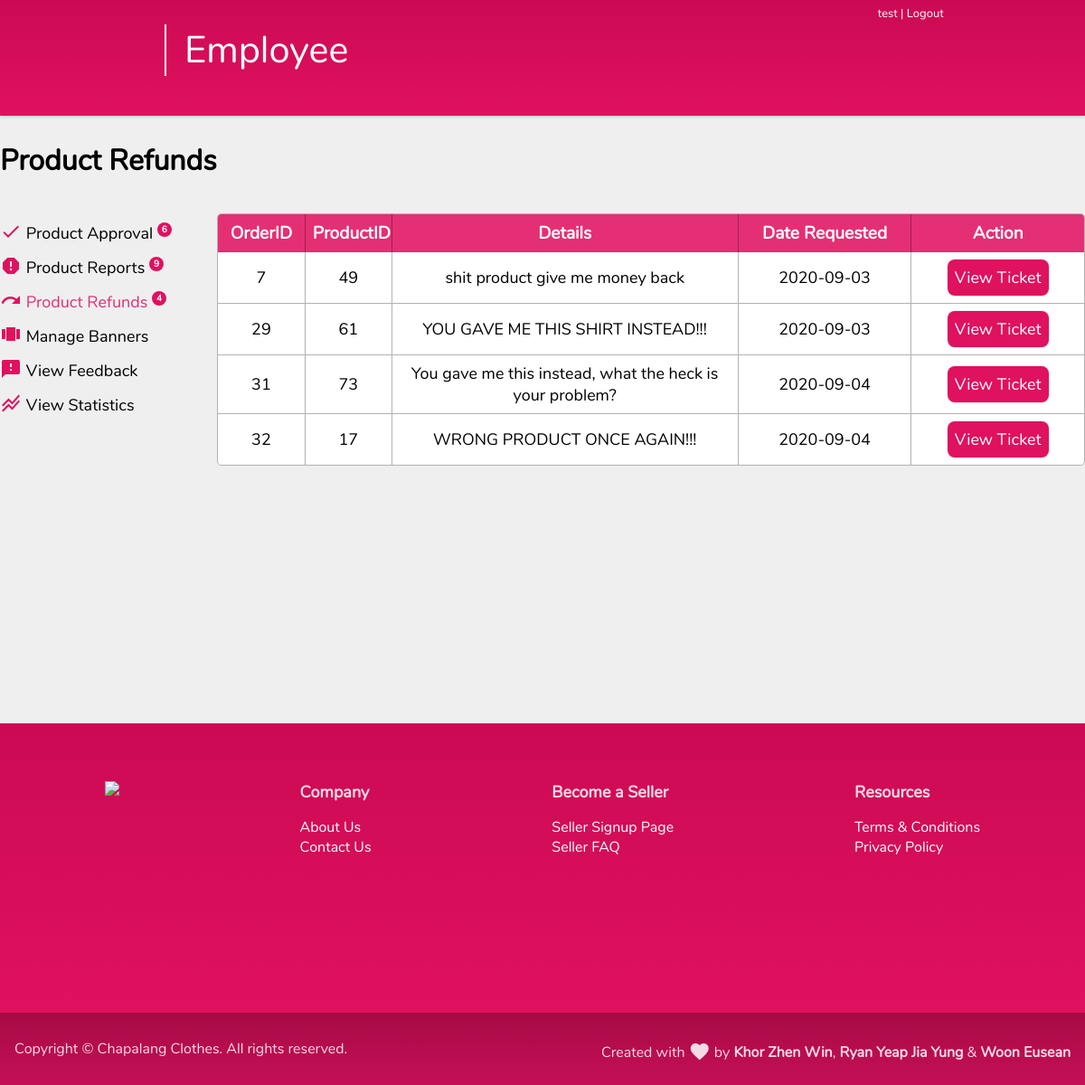
Screenshot of /employee_refunds.php (signed in) with the database file from the repository.
### tables this page shows
CREATE TABLE IF NOT EXISTS `employee` (
  `EmployeeId` int NOT NULL AUTO_INCREMENT,
  `Username` varchar(140) NOT NULL,
  `Password` varchar(140) NOT NULL,
  `Email` varchar(140) NOT NULL,
  PRIMARY KEY (`EmployeeId`),
  UNIQUE KEY `Username` (`Username`),
  UNIQUE KEY `Email` (`Email`)
);

CREATE TABLE IF NOT EXISTS `refund` (
  `RefundId` int NOT NULL AUTO_INCREMENT,
  `OrderId` int NOT NULL,
  `ProductId` int NOT NULL,
  `Reason` varchar(255) NOT NULL,
  `RefundStatus` varchar(140) NOT NULL,
  `DateRequested` date NOT NULL,
  `Images` varchar(510) NOT NULL,
  PRIMARY KEY (`RefundId`),
  KEY `OrderId` (`OrderId`),
  KEY `ProductId` (`ProductId`)
);

### includes/database.php (called while the page is built, shortened)
<?php
class mysqlidb
{
  private static $host = "localhost";
  private static $db = "chapalang";
  private static $user = "root";
  private static $pass = "";
  private static $port = 3306;
  private static $con = null;
  static function getConn()
  {
    if (is_null(self::$con)) {
      self::$con = mysqli_connect(self::$host, self::$user, self::$pass, self::$db, self::$port);
    }
    return self::$con;
  }
  static function query(string $queryString)
  {
    $result = self::getConn()->query($queryString);
    if ($result) {
      return $result;
    } else {
      throw new Exception("Query $queryString: " . self::getError());
    }
  }
  static function fetchAllRows(string $queryString)
  {
    $result = self::query($queryString);
    $rows = $result->fetch_all(MYSQLI_ASSOC);
    return $rows;
  }
  static function fetchRow(string $queryString)
  {
    $result = self::query($queryString);
    $row = $result->fetch_assoc();
    return $row;
  }
}

### employee_refunds.php (the view, shortened to what this page needs)
<?php
include_once("includes/database.php");
$rows = mysqlidb::fetchAllRows("SELECT * FROM `refund` WHERE RefundStatus = 'Denied' ORDER BY DateRequested ASC LIMIT 10");
?>
<!DOCTYPE html>
<html lang="en">
<head>
  <link href="styles/template.css" type="text/css" rel="stylesheet">
  <link href="styles/pagetopbar.css" type="text/css" rel="stylesheet">
  <link href="styles/khor.css" type="text/css" rel="stylesheet">
</head>
<body>
  <?php include "includes/pagetopbaremployee.php" ?>
  <div class="body-wrapper">
    <div></div>
    <div class="content-wrapper container">
      <h1>Product Refunds</h1>
      <div class="employee-wrapper p-2">
        <?php include "includes/employee_sidenav.php" ?>
        <table class="employee-table bg-white">
          <tr>
            <th class="employee-table-header-tl" width="10%">OrderID</th>
            <th width="10%">ProductID</th>
            <th width="40%">Details</th>
            <th width="20%">Date Requested</th>
            <th class="employee-table-header-tr" width="20%">Action</th>
          </tr>
          <?php
          if (count($rows) > 0) {
            foreach ($rows as $row) {
              echo "<tr>
                        <td width=\"25%\" class=\"pad-sides\">{$row['OrderId']}</td>
                        <td width=\"25%\" class=\"pad-sides\">{$row['ProductId']}</td>
                        <td width=\"25%\" class=\"pad-sides\">{$row['Reason']}</td>
                        <td width=\"25%\" class=\"pad-sides\">{$row['DateRequested']}</td>
                        <td width=\"25%\" class=\"pad-sides\">
                            <a href=\"employee_refunds_detail.php?productid={$row['ProductId']}&refundid={$row['RefundId']}\" class=\"btn-primary p-1 m-1 visited-white\">View Ticket</a>
                            </td>
                    </tr>";
            }
          } else {
            echo "<tr><td colspan=\"5\"><h2 class=\"cultured-dark\">There are no product refunds.</h2></td></tr>";
          }
          ?>
        </table>
      </div>
    </div>
  </div>
</body>
</html>

### includes/pagetopbaremployee.php (shortened to what this page needs)
<?php
include_once("includes/database.php");
$row = mysqlidb::fetchRow("SELECT * FROM employee WHERE EmployeeId = '{$_SESSION['employeeid']}'");
?>
<div class="top-bar white">
    <div class="top-bar-wrapper container">
        <div class="top-bar-elements">
            <div class="top-bar-left">
            </div>
            <div class="top-bar-right">
                <a class="m-0"><?php echo "$row[Username]";?></a>
                |
                <a href="logout.php"> Logout</a>
            </div>
        </div>
        <div class="top-bar-header">
            <div class="top-bar-title">
                Employee
            </div>
        </div>
    </div>
</div>

### styles/template.css (style rules this page uses)
:root { --primary: rgb(224, 17, 95); --primary-dark: rgb(197, 16, 85); --secondary: rgb(192, 12, 81); --secondary-dark: rgb(169, 10, 71); --bg-primary: #efefef; --bg-primary-light: #fafafa; --bg-primary-dark: #757575; --col-grey-dark: rgba(0, 0, 0, 0.3); --col-grey-light: rgba(0, 0, 0, 0.15); }
.material-icons { font-family: 'Material Icons'; font-weight: normal; font-style: normal; font-size: 24px; line-height: 1; letter-spacing: normal; text-transform: none; display: inline-block; white-space: nowrap; word-wrap: normal; direction: ltr; -moz-osx-font-smoothing: grayscale; }
html { scroll-behavior: smooth; }
* { box-sizing: border-box; }
body { margin: 0; background-color: #efefef; font-family: 'Nunito', sans-serif !important; }
a { text-decoration: none; color: black; }
.unselectable { -webkit-user-select: none; }
.white { color: white !important; }
.bg-white { background-color: #ffffff; }
.text-left { text-align: left !important; }
.text-right { text-align: right !important; }
.btn-primary { background-color: #e0115f; color: white; text-align: center; height: 2.5rem; line-height: 2.5rem; border-radius: 0.5rem; border: none; box-shadow: 0 0 0.1rem rgba(0, 0, 0, 0.3); cursor: pointer; transition: box-shadow ease-in-out 0.25s; margin: 0.25rem; }
.body-wrapper { min-height: 100vh; display: grid; grid-template-rows: 8rem minmax(calc(100vh - 8rem), 1fr) auto; }
.container { margin-right: auto; margin-left: auto; }
.content-wrapper { margin-top: 0.4rem; margin-bottom: 0.4rem; min-width: 1200px; width: 60%; }
.footer { z-index: 50; background-image: linear-gradient(0deg, #e0115f, #cc0a54); color: rgba(255, 255, 255, 0.85); height: 20rem; width: 100%; }
.footer-small { z-index: 50; background-image: linear-gradient(0deg, #c51056, #a70a46); color: rgba(255, 255, 255, 0.85); height: 5rem; width: 100%; }
.footer-small .material-icons { position: relative; top: 6px; }
.footer-wrapper { display: flex; justify-content: space-around; padding: 0 1rem 0 1rem; min-width: 1200px; width: 75%; height: 100%; }
.footer-wrapper-small { align-items: center; display: grid; grid-template-columns: repeat(2, 1fr); padding: 0 1rem 0 1rem; min-width: 1200px; width: 75%; height: 100%; }
.footer-group { margin: 4rem 0; }
.footer-group ul { color: rgba(255, 255, 255); list-style: none; padding: 0; }
.footer-group a { color: rgba(255, 255, 255); }
.footer-logo { width: 200px; height: auto; }
.footer-group-header { font-weight: bold; font-size: large; }
.m-0 { margin: 0 !important; }
.m-1 { margin: 0.5rem !important; }
.p-1 { padding: 0.5rem; }
.p-2 { padding: 1rem; }

### styles/pagetopbar.css (style rules this page uses)
.top-bar { top: 0; right: 0; left: 0; position: fixed; z-index: 100; background-image: linear-gradient(0deg, #e0115f, #cc0a54); height: 8rem; box-shadow: 0 0 0.25rem rgba(0, 0, 0, 0.3); }
.top-bar-wrapper { z-index: 400; height: 2rem; max-width: 1200px; width: 75%; }
.top-bar-elements { display: block; align-items: center; overflow: auto; }
.top-bar-left { padding: 0.4rem; float: left; font-size: small; }
.top-bar-right { padding: 0.4rem; float: right; font-size: small; }
.top-bar-header { display: flex; position: relative; align-items: center; }
.top-bar-title { border-left: 2px solid white; position: relative; top: -4px; font-size: 2.6rem; padding: 0 1.25rem; }
.top-bar a { text-decoration: none; color: white; }

### styles/khor.css (style rules this page uses)
.pad-sides { padding: 0 2rem; }
.employee-wrapper { display: grid; grid-template-columns: 1fr 4fr; padding: 1rem 0; }
.employee-table { border: 1px solid rgba(0, 0, 0, 0.3); border-radius: 5px; border-spacing: 0; text-align: center; table-layout: fixed; width: 100%; height: 0px; }
.employee-table th { background-color: #e01160de; color: white; font-size: larger; height: 2rem; padding: 0.5rem; }
.employee-table th:nth-child(n + 2) { border-left: 1px solid rgba(0, 0, 0, 0.3); }
.employee-table td { padding: 0.5rem; font-size: large; word-wrap: break-word; font-weight: 550; }
.employee-table td:nth-child(n + 2) { border-left: 1px solid rgba(0, 0, 0, 0.3); }
.employee-table tr:not(:last-child) td { border-bottom: 1px solid rgba(0, 0, 0, 0.3); }
.employee-table-header-tl { border-radius: 4px 0 0 0; }
.employee-table-header-tr { border-radius: 0 4px 0 0; }

### rows the page displays
employee: Username "test"
refund: OrderId "7", ProductId "49", Reason "shit product give me money back", DateRequested "2020-09-03"
refund: OrderId "29", ProductId "61", Reason "YOU GAVE ME THIS SHIRT INSTEAD!!!", DateRequested "2020-09-03"
refund: OrderId "31", ProductId "73", Reason "You gave me this instead, what the heck is your problem?", DateRequested "2020-09-04"
refund: OrderId "32", ProductId "17", Reason "WRONG PRODUCT ONCE AGAIN!!!", DateRequested "2020-09-04"

### other values shown
$approvals "6"
$reports "9"
$refunds "4"
